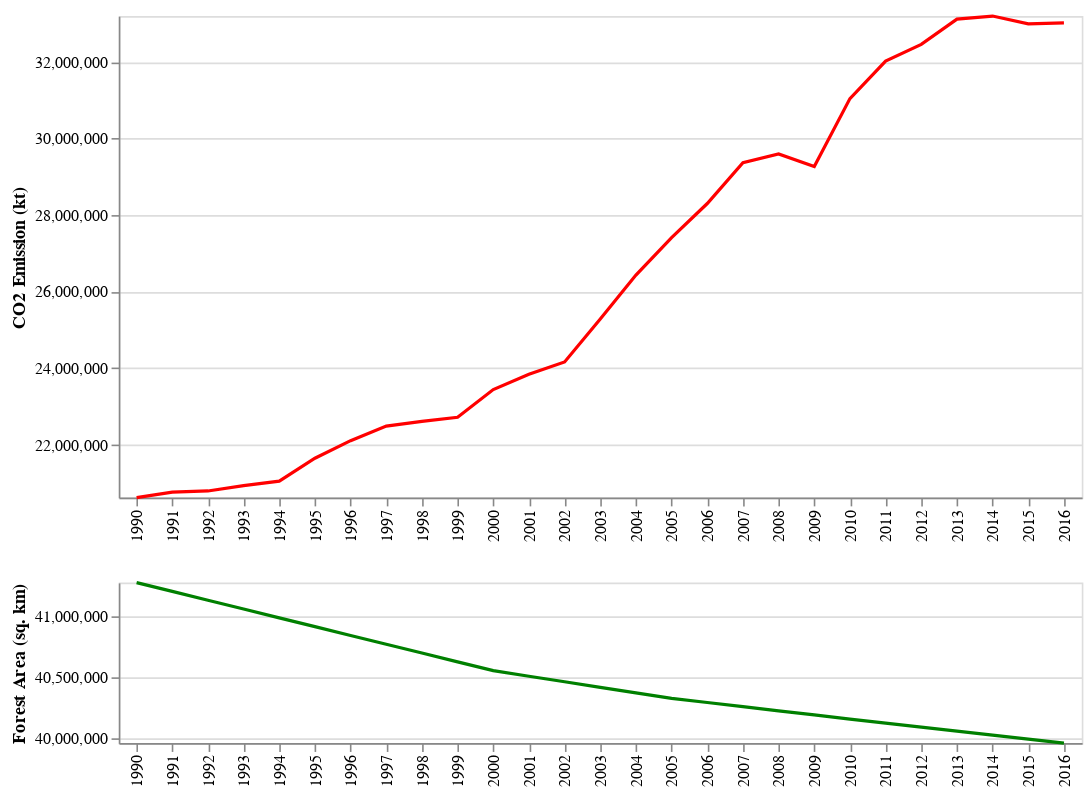

Notebook code cell kept with this figure:
### Code cell
# Lets plot our world data.
co2_forest_change(world_df)

### Figure 1 — Vega-Lite specification as saved in the notebook (floating-point values rounded to 4 significant figures)
{"config": {"view": {"continuousWidth": 400, "continuousHeight": 300}}, "vconcat": [{"mark": {"type": "line", "color": "red"}, "encoding": {"x": {"field": "year", "title": "", "type": "ordinal"}, "y": {"field": "co2_emi", "scale": {"domain": [20630000.0, 33200000.0]}, "title": "CO2 Emission (kt)", "type": "quantitative"}}, "width": 600}, {"mark": {"type": "line", "color": "green"}, "encoding": {"x": {"field": "year", "title": "", "type": "ordinal"}, "y": {"field": "forest_area", "scale": {"domain": [39960000.0, 41280000.0]}, "title": "Forest Area (sq. km)", "type": "quantitative"}}, "height": 100, "width": 600}], "data": {"name": "data-45ff814bb4373a1958a24ca669ed8b60"}, "$schema": "https://vega.github.io/schema/vega-lite/v4.17.0.json", "datasets": {"data-45ff814bb4373a1958a24ca669ed8b60": [{"year": "1990", "forest_area": 41280000.0, "co2_emi": 20630000.0}, {"year": "1991", "forest_area": 41210000.0, "co2_emi": 20770000.0}, {"year": "1992", "forest_area": 41140000.0, "co2_emi": 20800000.0}, {"year": "1993", "forest_area": 41060000.0, "co2_emi": 20940000.0}, {"year": "1994", "forest_area": 40990000.0, "co2_emi": 21050000.0}, {"year": "1995", "forest_area": 40920000.0, "co2_emi": 21650000.0}, {"year": "1996", "forest_area": 40850000.0, "co2_emi": 22110000.0}, {"year": "1997", "forest_area": 40770000.0, "co2_emi": 22490000.0}, {"year": "1998", "forest_area": 40700000.0, "co2_emi": 22610000.0}, {"year": "1999", "forest_area": 40630000.0, "co2_emi": 22720000.0}, {"year": "2000", "forest_area": 40560000.0, "co2_emi": 23450000.0}, {"year": "2001", "forest_area": 40510000.0, "co2_emi": 23850000.0}, {"year": "2002", "forest_area": 40460000.0, "co2_emi": 24170000.0}, {"year": "2003", "forest_area": 40420000.0, "co2_emi": 25290000.0}, {"year": "2004", "forest_area": 40370000.0, "co2_emi": 26430000.0}, {"year": "2005", "forest_area": 40330000.0, "co2_emi": 27410000.0}, {"year": "2006", "forest_area": 40290000.0, "co2_emi": 28300000.0}, {"year": "2007", "forest_area": 40260000.0, "co2_emi": 29370000.0}, {"year": "2008", "forest_area": 40230000.0, "co2_emi": 29600000.0}, {"year": "2009", "forest_area": 40190000.0, "co2_emi": 29270000.0}, {"year": "2010", "forest_area": 40160000.0, "co2_emi": 31040000.0}, {"year": "2011", "forest_area": 40120000.0, "co2_emi": 32020000.0}, {"year": "2012", "forest_area": 40090000.0, "co2_emi": 32460000.0}, {"year": "2013", "forest_area": 40060000.0, "co2_emi": 33120000.0}, {"year": "2014", "forest_area": 40020000.0, "co2_emi": 33200000.0}, {"year": "2015", "forest_area": 39990000.0, "co2_emi": 33000000.0}, {"year": "2016", "forest_area": 39960000.0, "co2_emi": 33020000.0}]}}
